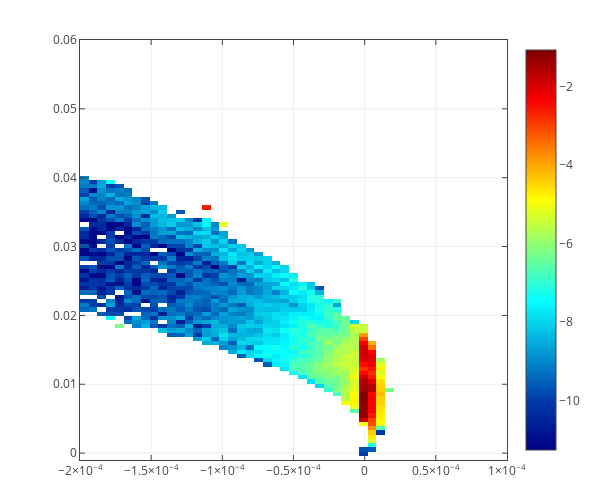

Write notebook code for a chart like this one.
### Code cell
plot_heatmap(qx_bins, qz_bins, np.log(refl_2d).T)
